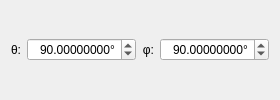
           <widget class="QWidget" name="beam_vector_spherical">
            <layout class="QHBoxLayout" name="horizontalLayout">
             <item>
              <widget class="QLabel" name="beam_vector_azimuth_label">
               <property name="sizePolicy">
                <sizepolicy hsizetype="Fixed" vsizetype="Preferred">
                 <horstretch>0</horstretch>
                 <verstretch>0</verstretch>
                </sizepolicy>
               </property>
               <property name="text">
                <string>θ:</string>
               </property>
               <property name="alignment">
                <set>Qt::AlignRight|Qt::AlignTrailing|Qt::AlignVCenter</set>
               </property>
              </widget>
             </item>
             <item>
              <widget class="ScientificDoubleSpinBox" name="cal_vector_azimuth">
               <property name="alignment">
                <set>Qt::AlignRight|Qt::AlignTrailing|Qt::AlignVCenter</set>
               </property>
               <property name="keyboardTracking">
                <bool>false</bool>
               </property>
               <property name="prefix">
                <string/>
               </property>
               <property name="suffix">
                <string>°</string>
               </property>
               <property name="decimals">
                <number>8</number>
               </property>
               <property name="maximum">
                <double>360.000000000000000</double>
               </property>
               <property name="singleStep">
                <double>0.100000000000000</double>
               </property>
               <property name="value">
                <double>90.000000000000000</double>
               </property>
              </widget>
             </item>
             <item>
              <widget class="QLabel" name="beam_vector_polar_label">
               <property name="sizePolicy">
                <sizepolicy hsizetype="Fixed" vsizetype="Preferred">
                 <horstretch>0</horstretch>
                 <verstretch>0</verstretch>
                </sizepolicy>
               </property>
               <property name="text">
                <string>φ:</string>
               </property>
               <property name="alignment">
                <set>Qt::AlignRight|Qt::AlignTrailing|Qt::AlignVCenter</set>
               </property>
              </widget>
             </item>
             <item>
              <widget class="ScientificDoubleSpinBox" name="cal_vector_polar">
               <property name="alignment">
                <set>Qt::AlignRight|Qt::AlignTrailing|Qt::AlignVCenter</set>
               </property>
               <property name="keyboardTracking">
                <bool>false</bool>
               </property>
               <property name="prefix">
                <string/>
               </property>
               <property name="suffix">
                <string>°</string>
               </property>
               <property name="decimals">
                <number>8</number>
               </property>
               <property name="maximum">
                <double>360.000000000000000</double>
               </property>
               <property name="singleStep">
                <double>0.100000000000000</double>
               </property>
               <property name="value">
                <double>90.000000000000000</double>
               </property>
              </widget>
             </item>
            </layout>
           </widget>
